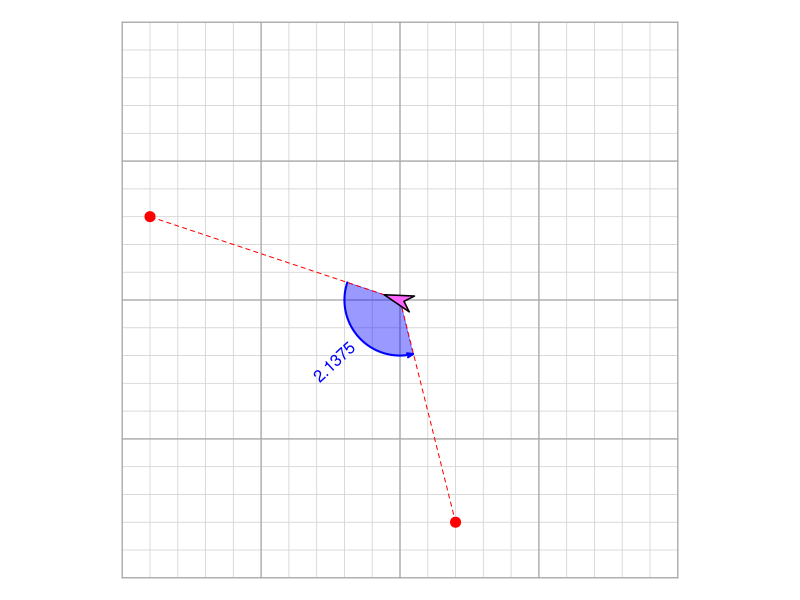

Write the R code that produced this figure.
## ---- chunk 1

wo = sample(1:3,1,F,c(2,3,3))

while(T){
    xy = sample(2:9,4)*sample(c(-1,1),4,T)
    x1 = xy[1]
    x2 = xy[2]
    y1 = xy[3]
    y2 = xy[4]
    deg1 = atan2(y1,x1)/pi*180
    deg2 = atan2(y2,x2)/pi*180
    th1 = atan2(y1,x1)
    th2 = atan2(y2,x2)
    
    poss1 = (deg2-deg1)
    poss2 = (360-abs(poss1))*(-sign(deg2-deg1))
    
    dir = c("clockwise","counterclockwise")
    
    alphae = deg2-deg1
    betae = deg2+360-deg1
    gammae = deg2-(deg1+360)
    
    
    alr = th2-th1
    ber = th2-th1+2*pi
    gar = th2-th1-2*pi
    
    if(abs(poss1)<abs(poss2)){
        wd = dir[round(sign(poss1)/2+1.5)]
        dt = poss1
    } else {
        wd = dir[round(sign(poss2)/2+1.5)]
        dt = poss2
    }
    adt = abs(dt)
    possr = c(alr,ber,gar)
    apossr = abs(possr)
    adr = min(apossr)
    isadr = (adr==apossr)
    dr = possr[isadr]
    
    alpha = round(deg2-deg1,1)
    beta = round(deg2+360-deg1,1)
    gamma = round(deg2-(deg1+360),1)
    
    if(adt>15 && adt<175 && abs(c(alphae,betae,gammae))[wo]==adt){break}
}







## ---- chunk 2
par(mar=c(0,0,0,0),pty="s")
plot(0,0,"n",xlim=c(-10,10),ylim=c(-10,10),axes=F,ann=F)
for(i in -10:10){
    lines(c(i,i),c(-10,10),col="lightgrey",lwd=0.8)
    lines(c(-10,10),c(i,i),col="lightgrey",lwd=0.8)
}
for(i in seq(-10,10,5)){
    lines(c(i,i),c(-10,10),col="darkgrey",lwd=1.2)
    lines(c(-10,10),c(i,i),col="darkgrey",lwd=1.2)
}


points(x1,y1,pch=20,cex=2,col="red")
points(x2,y2,pch=20,cex=2,col="red")

xship = c(0.4,-0.3,-0.1,-0.3)*1.5
yship = c(0,0.2,0,-0.2)*1.5

xship2 = cos(th1)*xship-sin(th1)*yship
yship2 = sin(th1)*xship+cos(th1)*yship

ths = seq(th1,th1+dr,pi/180*sign(dr))
n = length(ths)
xs = 2*cos(ths)
ys = 2*sin(ths)

th = th1+dr/2
deg = th/pi*180

polygon(c(0,xs),c(0,ys),col=rgb(0,0,1,0.4),border="blue",lwd=0.4)
lines(xs,ys,col="blue",lwd=2)
text(2*cos(th),2*sin(th),paste0(sprintf("%.04f",dr)),col="blue",srt=(deg+90)%%180-90,
     adj=c(0.5-0.7*sign(cos(th)),0.5))

lines(c(0,x1),c(0,y1),col="red",lty=2)
lines(c(0,x2),c(0,y2),col="red",lty=2)
arrows(xs[n-1],ys[n-1],xs[n],ys[n],0.06,20,col="blue",lwd=2)

polygon(xship2,yship2,col=rgb(1,0.4,1),border="black",lwd=1.5)
